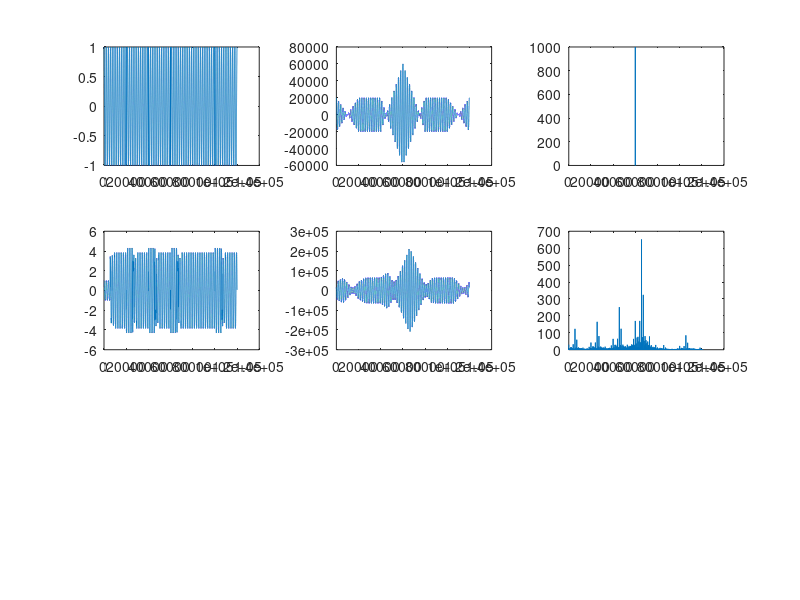

MATLAB code for this plot:
%% Multipath without channel and wave objects

%%
clear;clc;close all;
fb=1e3;
bit_period=1/fb; %bit period is 0.001 second 
fc=1e4; %Carrier Frequency
fs=2e4; %Sampling Rate
bits=[1,0,1,0,0,1];
t=0:1/(fs*fb):1/fb;
for i=1:length(bits)
    analog_sig=(bits(i)*2-1)*cos(2*pi*fc*t);
    if i==1
        analog=analog_sig;
    else
        analog=[analog,analog_sig];
    end
end
signal=analog;
subplot (3,3,1)
plot(1:length(signal),signal)
cross=fftshift(ifft(fft(signal).*conj(fft(signal))));
subplot (3,3,2)
plot(1:length(cross),cross);

xcor_PHAT=1e3*abs(fftshift(ifft((fft(signal).*conj(fft(signal)))./(abs(fft(signal)).*abs(fft(signal))))));
hold on
subplot (3,3,3)
plot(1:length(xcor_PHAT),xcor_PHAT);

% multipath_gain(Non-dB) [1,3,0.5,2,0.3]
% multipath_delay(misec) [0,280us,330us,360us,470us]
% delay_samples [0,5600,6600,7200,9400]
path0=signal;
path1=3*[zeros(1,5600),signal];
path2=0.5*[zeros(1,6600),signal];
path3=2*[zeros(1,7200),signal];
path4=0.3*[zeros(1,9400),signal];
signal_r=path0+path1(1:120006)+path2(1:120006)+path3(1:120006)+path4(1:120006);

subplot(3,3,4)
plot(1:length(signal_r),signal_r);

cross2=fftshift(ifft(fft(signal_r).*conj(fft(signal))));
subplot (3,3,5)
plot(1:length(cross2),cross2);

xcor_PHAT2=1e3*abs(fftshift(ifft((fft(signal_r).*conj(fft(signal)))./(abs(fft(signal_r)).*abs(fft(signal))))));

subplot (3,3,6)
plot(1:length(xcor_PHAT2),xcor_PHAT2);

